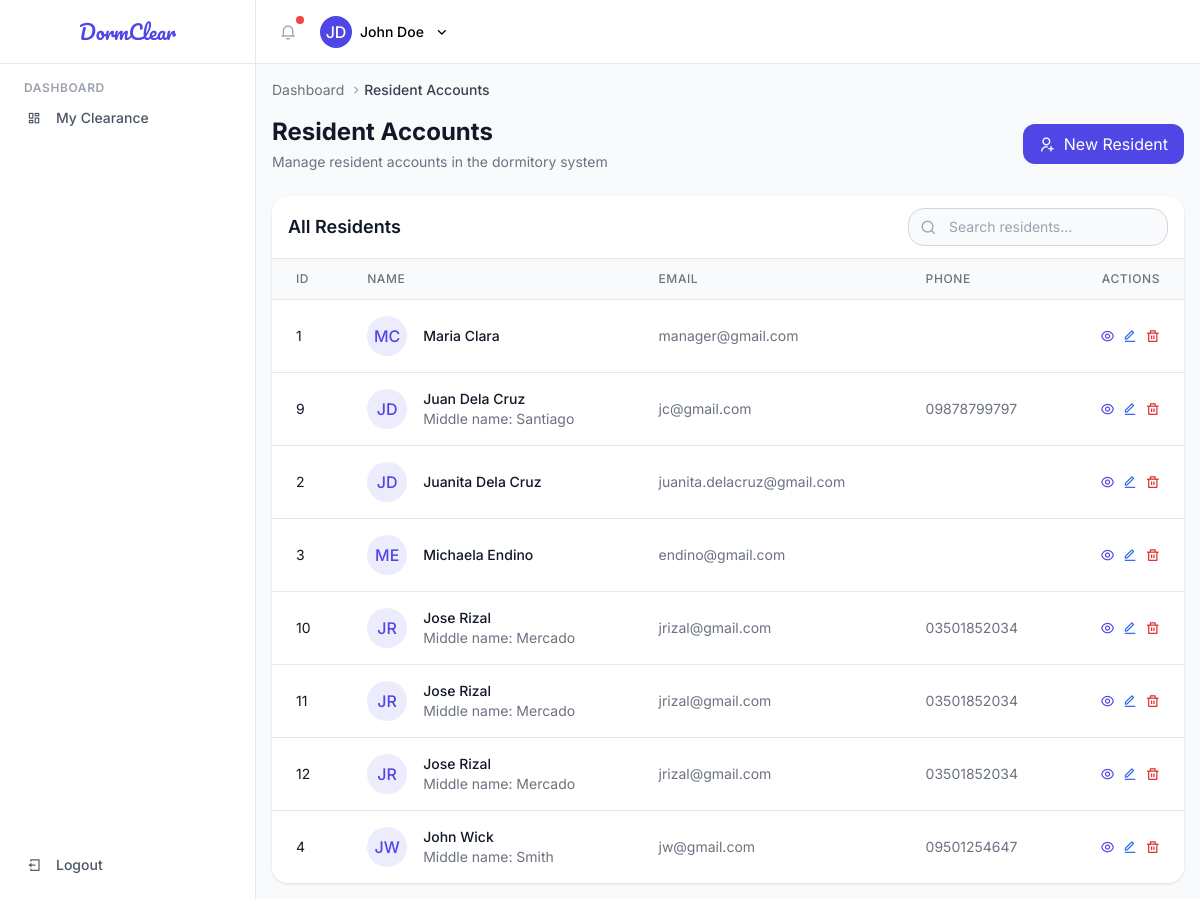
The app's page /role-admin/residents-accounts/resident-account-list.php (signed in) with its own data.
### tables this page shows
CREATE TABLE `users`  (
  `user_id` int NOT NULL AUTO_INCREMENT,
  `first_name` varchar(50) NOT NULL,
  `last_name` varchar(50) NOT NULL,
  `middle_name` varchar(255) NOT NULL,
  `email` varchar(50) NOT NULL,
  `phone_number` varchar(11) NOT NULL,
  `password` varchar(255) NOT NULL,
  `active` tinyint(1) NOT NULL DEFAULT 1,
  `created_at` timestamp NOT NULL DEFAULT current_timestamp(),
  `updated_at` timestamp NULL DEFAULT NULL ON UPDATE CURRENT_TIMESTAMP,
  `deleted_at` timestamp NULL DEFAULT NULL,
  PRIMARY KEY (`user_id`) USING BTREE
);

### public/role-admin/residents-accounts/functions/index-functions.php (called while the page is built, shortened)
<?php
try {
        $pdo = connect_db();
        if (!$pdo) {
            $_SESSION['errors']['db_connection'] = "Database connection failed.";
        } else {
            $stmt = $pdo->query("SELECT user_id, first_name, last_name, middle_name, email, phone_number, created_at FROM users ORDER BY last_name, first_name");
            $resident_accounts = $stmt->fetchAll(PDO::FETCH_OBJ);
        }
    } catch (\PDOException $e) {
        error_log("Database error in functions/index-functions.php: " . $e->getMessage());
        $_SESSION['errors']['db_query'] = "Could not retrieve user data.";
        $resident_accounts = [];
    }
?>

### includes/functions.php (called while the page is built, shortened)
<?php
function getInitials($name) {
    $words = explode(' ', $name);
    $initials = '';
    foreach ($words as $word) {
        $initials .= strtoupper(substr($word, 0, 1));
    }
    return strlen($initials) > 2 ? substr($initials, 0, 2) : $initials;
}
?>

### public/role-admin/residents-accounts/resident-account-list.php (the view, shortened to what this page needs)
<?php
require_once  'functions/index-functions.php';
include __DIR__ . '/../../../includes/header.php';
?>
<div class="mb-6 flex items-center justify-between">
    <div>
        <h1 class="text-2xl font-bold text-gray-900">Resident Accounts</h1>
        <p class="mt-1 text-sm text-gray-500">Manage resident accounts in the dormitory system</p>
    </div>
    <button id="openCreateModal" class="bg-primary text-white px-4 py-2 rounded-md flex items-center space-x-2 hover:bg-indigo-700 transition-colors transform hover:scale-105 duration-200">
        <i class="ri-user-add-line"></i>
        <span>New Resident</span>
    </button>
</div>
<div class="bg-white shadow rounded-lg overflow-hidden">
    <div class="px-4 py-3 border-b border-gray-200 flex justify-between items-center">
        <h2 class="text-lg font-semibold text-gray-900">All Residents</h2>
        <div class="flex items-center space-x-2">
            <div class="relative">
                <div class="absolute inset-y-0 left-0 flex items-center pl-3 pointer-events-none">
                </div>
                <input type="text" id="searchResidents" class="bg-gray-50 border border-gray-300 text-gray-900 text-sm rounded-lg focus:ring-primary focus:border-primary block w-full pl-10 p-2" placeholder="Search residents...">
            </div>
        </div>
    </div>
    <div class="overflow-x-auto">
        <table class="min-w-full divide-y divide-gray-200">
            <thead class="bg-gray-50">
                <tr>
                    <th scope="col" class="px-6 py-3 text-left text-xs font-medium text-gray-500 uppercase tracking-wider">ID</th>
                    <th scope="col" class="px-6 py-3 text-left text-xs font-medium text-gray-500 uppercase tracking-wider">Name</th>
                    <th scope="col" class="px-6 py-3 text-left text-xs font-medium text-gray-500 uppercase tracking-wider">Email</th>
                    <th scope="col" class="px-6 py-3 text-left text-xs font-medium text-gray-500 uppercase tracking-wider">Phone</th>
                    <th scope="col" class="px-6 py-3 text-right text-xs font-medium text-gray-500 uppercase tracking-wider">Actions</th>
                </tr>
            </thead>
            <tbody class="bg-white divide-y divide-gray-200">
                <?php if (empty($resident_accounts)): ?>
                    <tr>
                        <td colspan="5" class="px-6 py-4 text-center text-sm text-gray-500">No residents found</td>
                    </tr>
                <?php else: ?>
                    <?php foreach ($resident_accounts as $resident_account): ?>
                        <tr class="hover:bg-gray-50">
                            <td class="px-6 py-4 whitespace-nowrap text-sm text-gray-900"><?php echo $resident_account->user_id; ?></td>
                            <td class="px-6 py-4 whitespace-nowrap">
                                <div class="flex items-center">
                                    <div class="flex-shrink-0 h-10 w-10 rounded-full bg-primary bg-opacity-10 flex items-center justify-center text-primary">
                                        <span class="font-medium"><?php echo getInitials($resident_account->first_name . ' ' . $resident_account->last_name); ?></span>
                                    </div>
                                    <div class="ml-4">
                                        <div class="text-sm font-medium text-gray-900"><?php echo $resident_account->first_name . ' ' . $resident_account->last_name; ?></div>
                                        <?php if (!empty($resident_account->middle_name)): ?>
                                            <div class="text-sm text-gray-500">Middle name: <?php echo $resident_account->middle_name; ?></div>
                                        <?php endif; ?>
                                    </div>
                                </div>
                            </td>
                            <td class="px-6 py-4 whitespace-nowrap text-sm text-gray-500"><?php echo $resident_account->email; ?></td>
                            <td class="px-6 py-4 whitespace-nowrap text-sm text-gray-500"><?php echo $resident_account->phone_number ?? 'N/A'; ?></td>
                            <td class="px-6 py-4 whitespace-nowrap text-right text-sm font-medium">
                                <div class="flex space-x-2 justify-end">
                                    <button
                                        class="view-resident text-indigo-600 hover:text-indigo-900 transform hover:scale-110 transition-transform"
                                        data-id="<?php echo $resident_account->user_id; ?>"
                                        title="View Details">
                                        <i class="ri-eye-line"></i>
                                    </button>
                                    <button
                                        class="edit-resident text-blue-600 hover:text-blue-900 transform hover:scale-110 transition-transform"
                                        data-id="<?php echo $resident_account->user_id; ?>"
                                        title="Edit Resident">
                                        <i class="ri-edit-line"></i>
                                    </button>
                                    <button
                                        class="delete-resident text-red-600 hover:text-red-900 transform hover:scale-110 transition-transform"
                                        data-id="<?php echo $resident_account->user_id; ?>"
                                        title="Delete Resident">
                                        <i class="ri-delete-bin-line"></i>
                                    </button>
                                </div>
                            </td>
                        </tr>
                    <?php endforeach; ?>
                <?php endif; ?>
            </tbody>
        </table>
    </div>
</div>
<?php
include __DIR__ . '/../../includes/footer.php';
?>

### public/assets/css/styles.css (style rules this page uses)
body { font-family: 'Inter', sans-serif; }

### records on screen
users: user_id "1", first_name+last_name "MC", first_name "Maria", last_name "Clara", email "manager@gmail.com"
users: user_id "9", first_name+last_name "JD", first_name "Juan", last_name "Dela Cruz", middle_name "Santiago", email "jc@gmail.com", phone_number "09878799797"
users: user_id "2", first_name+last_name "JD", first_name "Juanita", last_name "Dela Cruz", email "juanita.delacruz@gmail.com"
users: user_id "3", first_name+last_name "ME", first_name "Michaela", last_name "Endino", email "endino@gmail.com"
users: user_id "10", first_name+last_name "JR", first_name "Jose", last_name "Rizal", middle_name "Mercado", email "jrizal@gmail.com", phone_number "03501852034"
users: user_id "11", first_name+last_name "JR", first_name "Jose", last_name "Rizal", middle_name "Mercado", email "jrizal@gmail.com", phone_number "03501852034"
users: user_id "12", first_name+last_name "JR", first_name "Jose", last_name "Rizal", middle_name "Mercado", email "jrizal@gmail.com", phone_number "03501852034"
users: user_id "4", first_name+last_name "JW", first_name "John", last_name "Wick", middle_name "Smith", email "jw@gmail.com", phone_number "09501254647"

### other values on screen
$pageTitle "Resident Accounts"
